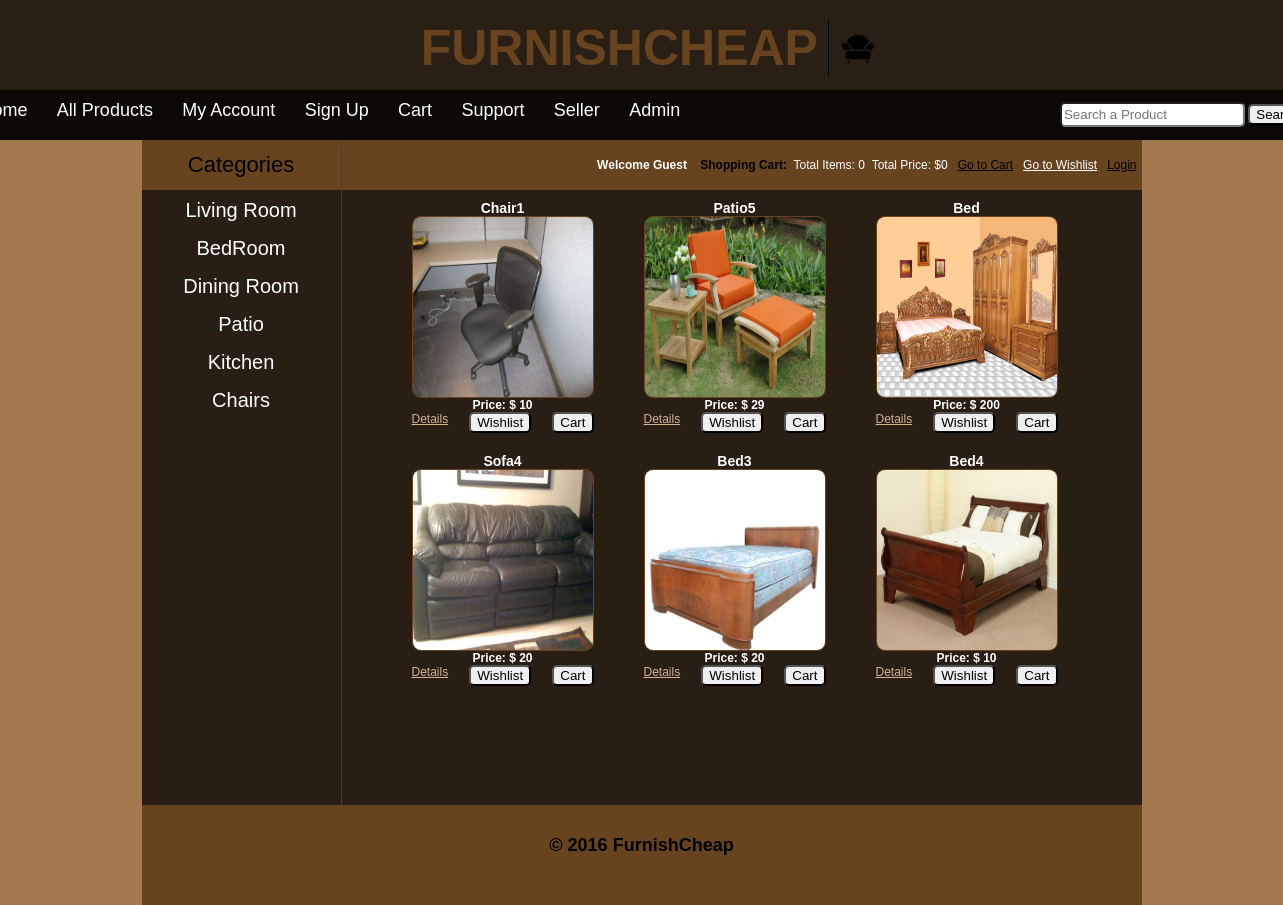
The page / on the database its author committed.
### tables this page shows
CREATE TABLE IF NOT EXISTS `categories` (
  `cat_id` int(100) NOT NULL AUTO_INCREMENT,
  `cat_title` text NOT NULL,
  PRIMARY KEY (`cat_id`)
);

CREATE TABLE IF NOT EXISTS `products` (
  `product_id` int(100) NOT NULL AUTO_INCREMENT,
  `product_cat` int(100) NOT NULL,
  `product_brand` int(100) NOT NULL,
  `product_title` varchar(255) NOT NULL,
  `product_price` int(100) NOT NULL,
  `product_desc` text NOT NULL,
  `product_image` text NOT NULL,
  `product_keywords` text NOT NULL,
  `seller_email` varchar(100) NOT NULL,
  PRIMARY KEY (`product_id`)
);

### functions/functions.php (the view, shortened to what this page needs)
<?php
$con = mysqli_connect("localhost","root","","ecommerce");
  function getIp() {
    $ip = $_SERVER['REMOTE_ADDR'];
    return $ip;
}
 function total_items(){
	if(isset($_GET['add_cart'])){
		global $con;
		$ip = getIp();
		$get_items = "select * from cart where ip_add='$ip'";
		$run_items = mysqli_query($con, $get_items);
		$count_items = mysqli_num_rows($run_items);
		}
		else {
		global $con;
		$ip = getIp();
		$get_items = "select * from cart where ip_add='$ip'";
		$run_items = mysqli_query($con, $get_items);
		$count_items = mysqli_num_rows($run_items);
		}
	echo $count_items;
	}
	function total_price(){
		$total = 0;
		echo "$" . $total;
	}
function getCats(){
	global $con;
	$get_cats = "select * from categories";
	$run_cats = mysqli_query($con, $get_cats);
	while ($row_cats=mysqli_fetch_array($run_cats)){
		$cat_id = $row_cats['cat_id'];
		$cat_title = $row_cats['cat_title'];
	echo "<li><a href='index.php?cat=$cat_id'>$cat_title</a></li>";
	}
}
function getPro(){
	if(!isset($_GET['cat'])){
		if(!isset($_GET['brand'])){
	global $con;
	$get_pro = "select * from products order by RAND() LIMIT 0,6";
	$run_pro = mysqli_query($con, $get_pro);
	while($row_pro=mysqli_fetch_array($run_pro)){
		$pro_id = $row_pro['product_id'];
		$pro_title = $row_pro['product_title'];
		$pro_price = $row_pro['product_price'];
		$pro_image = $row_pro['product_image'];
		echo "
				<div id='single_product'>
					<h3>$pro_title</h3>
					<img src='admin_area/product_images/$pro_image' width='180' height='180' />
					<p><b> Price: $ $pro_price </b></p>
					<a style='float:left; color:#D3B396;' href='details.php?pro_id=$pro_id' style='float:left;'>Details</a>
					<a href='index.php?add_cart=$pro_id'><button id='button' style='float:right'>Cart</button></a>
					<a href='index.php?add_wishlist=$pro_id'><button id='button'>Wishlist</button></a>
				</div>
		";
	}
	}
}
}

### index.php (shortened to what this page needs)
<?php session_start();
include("functions/functions.php");
?>
<!DOCTYPE>
<html>
    <head>
        <link rel="stylesheet" href="styles/style.css" media="all" />
    </head>
<body>
    <div align="center" id='logodiv'>
    	<a align="center" href="/index.php">FURNISHCHEAP</a>
    	<img src='logo.png' alt='logo'>
    </div>
    <div class="main_wrapper">
        <div class="menubar">
        <ul id="menu" class="nav nav-tabs">
                <li><a href="index.php">Home</a></li>
		<li><a href="all_products.php">All Products</a></li>
		<li><a href="<?php
				if(isset($_SESSION['customer_email'])) {
					echo "customer/my_account.php";
				}
				else {
					echo "checkout.php";
				}
				?>">My Account</a></li>
		<?php
				if(!isset($_SESSION['customer_email'])) {
					echo "<li><a href='customer_register.php'>Sign Up</a></li>";
				}
				?>
		<li><a href="cart.php">Cart</a></li>
                <li><a href="contact">Support</a></li>
		<li><a href="sellermanagement">Seller</a></li>
                <li><a href="admin_area">Admin</a></li>
            </ul>
            <div id="form">
                <form method="get" action="results.php" enctype="multipart/form-data">
                    <input id="search" type="text" name="user_query" placeholder="Search a Product" />
                    <input id="button" type="submit" name="search" value="Search" />
                </form>
        </div>
        </div>
        <div class="content_wrapper">
            <div id="sidebar">
                <div id="sidebar_title">Categories</div>
				<ul id="cats">
				<?php getCats(); ?>
                </ul>
            </div>
            <div id="content_area">
            <div id="shopping_cart">
                    <span style="float:right; font-size:12px; padding:5px; line-height:40px;">
                   <?php
					if(isset($_SESSION['customer_email'])){
					echo "<b>Welcome </b>" . $_SESSION['customer_email'] ."&nbsp;&nbsp;<b style='color:black;'>Your </b>" ;
					}
					else {
					echo "<b>Welcome Guest &nbsp;&nbsp;</b>";
					}
					?>
                    <b style="color:black">Shopping Cart:&nbsp;&nbsp;</b>Total Items:&nbsp;<?php total_items();?>&nbsp;&nbsp;Total Price:&nbsp;<?php total_price(); ?>&nbsp;&nbsp;
                    <a href="cart.php" style="color:black;">Go to Cart</a>&nbsp;&nbsp;
                    <a href="wishlist.php" style="color:white">Go to Wishlist</a>&nbsp;&nbsp;
                    <?php
					if(!isset($_SESSION['customer_email'])){
					echo "<a href='checkout.php' style='color:black;'>Login</a>";
					}
					else {
					echo "<a href='logout.php' style='color:black;'>Logout</a>";
					}
					?>
                    </span>
            </div>
            <div id="products_box">
		<?php getPro(); ?>
				</div>
            </div>
        </div>
        <div id="footer">
		<h2 style="text-align:center; padding-top:30px;">&copy; 2016 FurnishCheap</h2>
		</div>
    </div>
</body>
</html>

### styles/style.css (style rules this page uses)
html, body, div, span, applet, object, iframe, h1, h2, h3, h4, h5, h6, p, blockquote, pre, a, abbr, acronym, address, big, cite, code, del, dfn, em, img, ins, kbd, q, s, samp, small, strike, strong, sub, sup, tt, var, b, u, i, center, dl, dt, dd, ol, ul, li, fieldset, form, label, legend, table, caption, tbody, tfoot, thead, tr, th, td, article, aside, canvas, details, embed, figure, figcaption, footer, header, hgroup, menu, nav, output, ruby, section, summary, time, mark, audio, video { margin: 0; padding: 0; border: 0; vertical-align: baseline; }
#logodiv { height: 140px; width: 100%; background: #2A1F14; }
#logodiv a { padding-left: 12px; position: relative; top: 19px; font-size: 50px; color: #68431F; text-decoration: none; padding-right: 10px; border-right: 1px solid black; font-weight: bold; }
#logodiv img { padding-left: 10px; position: relative; top: 19px; }
#button { border-radius: 5px; }
body { background: url(background2.jpg) no-repeat center center; background-attachment: fixed; background-size: cover; font-family: Arvo,serif; font-family:Arial,Helvetica,freesans,sans-serif; font-size: 12px; }
.main_wrapper { position: relative; bottom: 50px; width : 1000px; height:auto; margin:auto; background:rgba(0,0,0,0.5); }
.menubar { position: relative; right: 175px; width: 1348px; height:50px; background:#0B0805; color: white; }
#menu { padding:0; margin:0; line-height:40px; float:left; }
#menu li { list-style:none; display:inline; }
#menu a { text-decoration:none; color:white; padding:8px; margin:5px; font-size:18px; font-family:Arial,Helvetica,freesans,sans-serif; }
#form { float:right; padding-right:8px;line-height:50px; }
.content_wrapper { width:1000px; margin:auto; background:rgba(0,0,0,0.5); }
#content_area { min-height: 665px; width:800px; float:right; background:rgba(0,0,0,0.5); color: #FFFFFF; }
#sidebar { width:199px; background:rgba(0,0,0,0.5); float:left; line-height: 30px; }
#sidebar_title { background:#68431F; color:black; font-size:22px; font-family:Arial,Helvetica,freesans,sans-serif; padding:10px; text-align:center; }
#cats { text-align:center; }
#cats li { list-style:none; margin:5px; }
#cats a { color:white; padding:8px; margin:5px; text-align:center; font-size:20px; text-decoration:none; font-family:Arial,Helvetica,freesans,sans-serif; }
#products_box { width:780px; text-align:center; margin-left:30px; margin-bottom:10px; }
#single_product { float:left; margin-left:30px; padding:10px; }
#single_product img { border:1px solid #68431F; border-radius: 5% }
#shopping_cart { font-size: 10px; width:800px; height:50px; background:#68431F; color:white; }
#search { border-radius: 5px; height: 25px; }
#footer { width:100%; height:100px; background:#68431F; clear:both; }

### rows shown on the page
categories: cat_title "Living Room"
categories: cat_title "BedRoom"
categories: cat_title "Dining Room"
categories: cat_title "Patio"
categories: cat_title "Kitchen"
categories: cat_title "Chairs"
products: product_title "Chair1", product_image (picture), product_price "10"
products: product_title "Patio5", product_image (picture), product_price "29"
products: product_title "Bed", product_image (picture), product_price "200"
products: product_title "Sofa4", product_image (picture), product_price "20"
products: product_title "Bed3", product_image (picture), product_price "20"
products: product_title "Bed4", product_image (picture), product_price "10"

### other values the page prints
$count_items "0"
$total "0"
